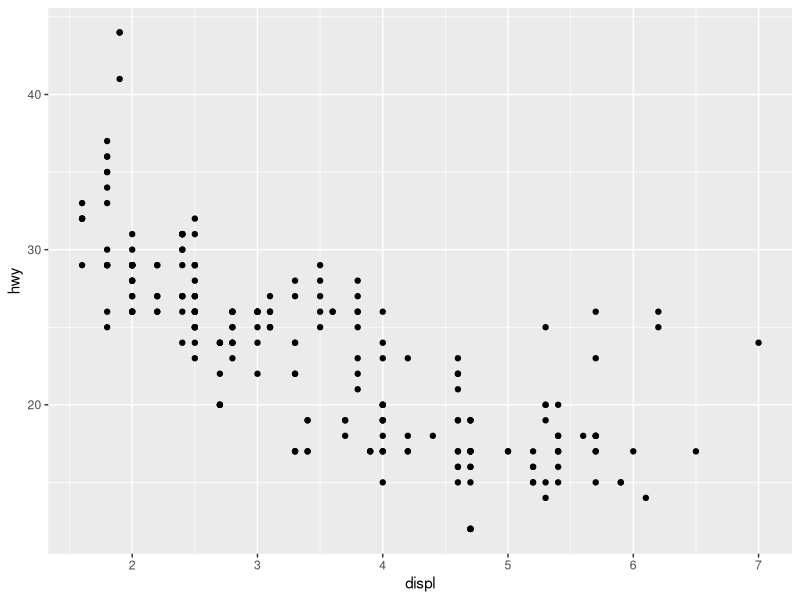
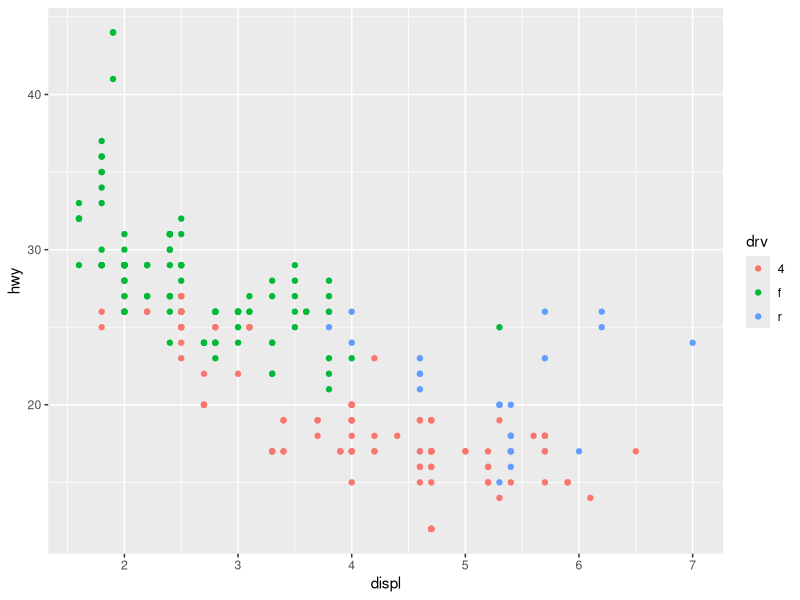
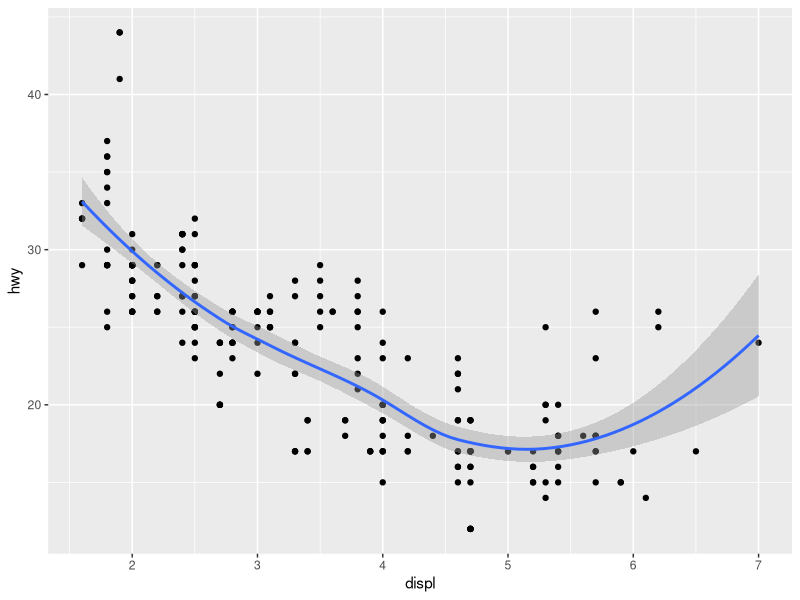
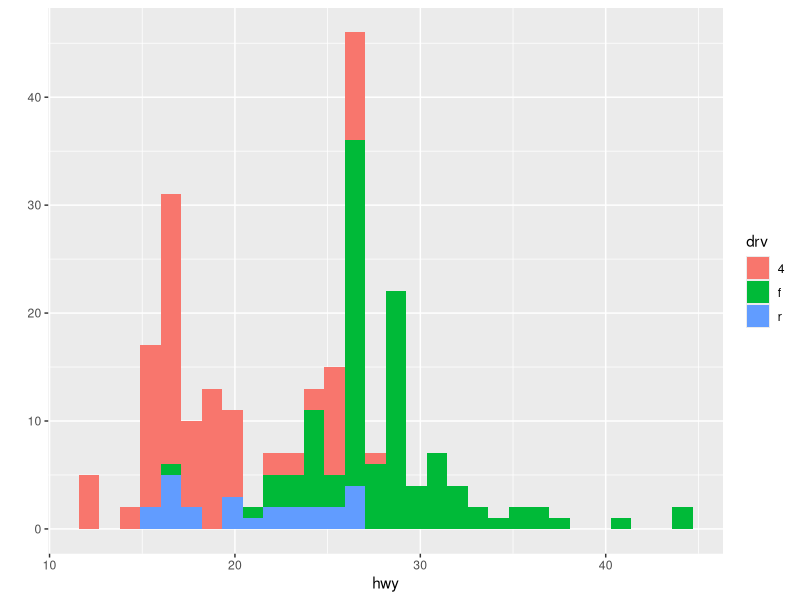
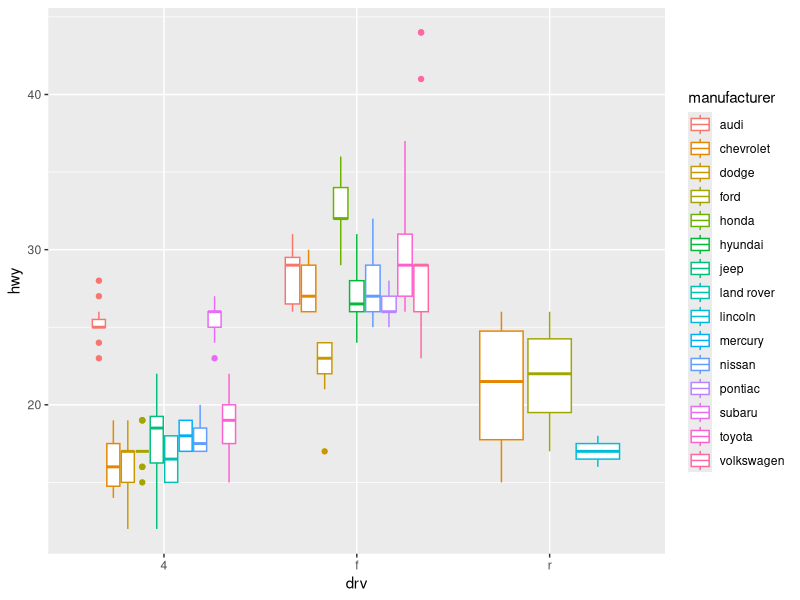
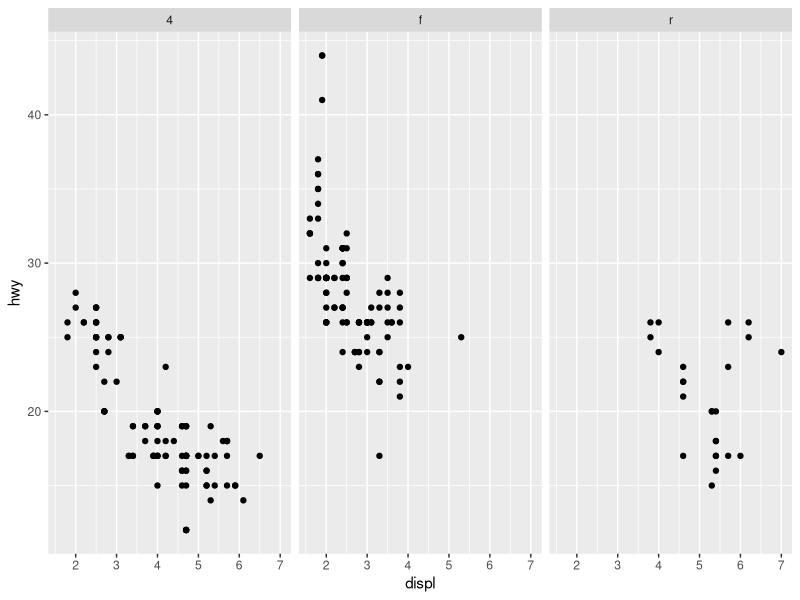
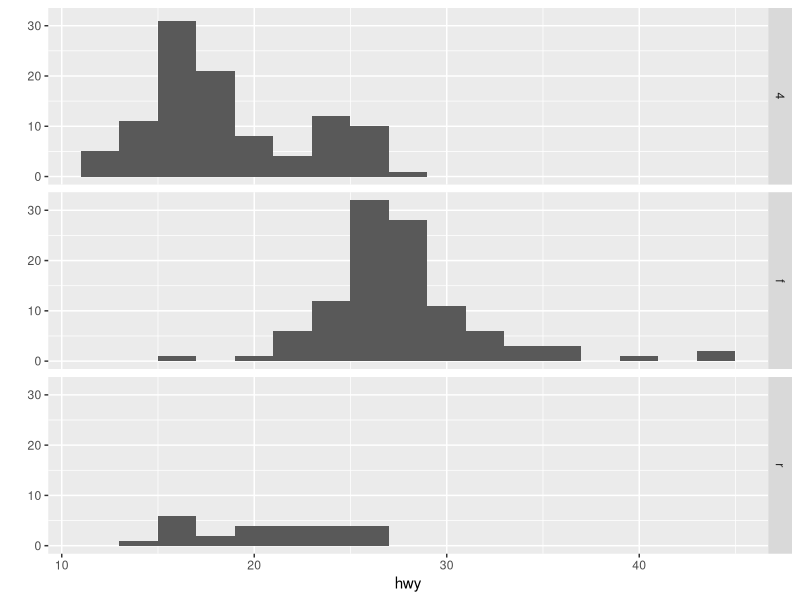
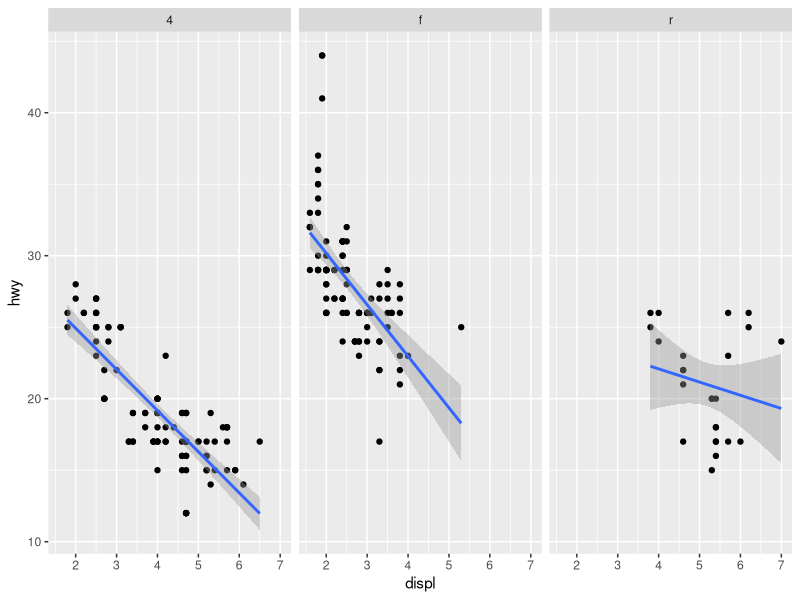

Recreate these plots in R, in order.
## ggplot2

library(ggplot2)
str(mpg)
qplot(displ, hwy, data=mpg)

## modifying aesthetics
qplot(displ, hwy, data=mpg, col = drv)

## adding a geom
qplot(displ, hwy, data=mpg, geom=c("point", "smooth"))

## histograms
qplot(hwy, data = mpg, fill = drv)

#boxplot
qplot(drv, hwy, data = mpg, geom = "boxplot", color = manufacturer)

## facets
qplot(displ, hwy, data = mpg, facets =.~drv)
qplot(hwy, data = mpg, facets =drv~., binwidth = 2)

## ggplot
g <- ggplot(mpg, aes(displ, hwy))
g+geom_point()+geom_smooth(method = "lm")+facet_grid(.~drv)
g+geom_point()+geom_smooth(method = "lm")+facet_grid(.~drv)+ggtitle("Title")
g+geom_point(color = "pink", size = 4, alpha =1/2)
g+geom_point(size = 4, alpha =1/2, aes(color = drv))
g+geom_point(aes(color = drv)) + labs(title = "Swirl Rules!") + labs(x="Displacement", y="Hwy Mileage")
g+geom_point(size = 2, alpha =1/2, aes(color = drv)) + geom_smooth(size = 4, linetype = 3, method = "lm", se = FALSE)
g+geom_point(aes(color = drv)) + theme_bw(base_family = "Times")
g <- ggplot(mpg,aes(x = displ, y = hwy, color = factor(year)))
g + geom_point()
g + geom_point() + facet_grid(drv~cyl, margins = TRUE)
g + geom_point() + facet_grid(drv~cyl, margins = TRUE) + geom_smooth(method = "lm", se = FALSE, size = 2, color = "black")








